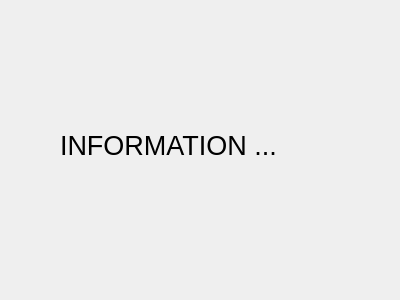
<?xml version="1.0" encoding="UTF-8"?>
<ui version="4.0">
 <class>Form</class>
 <widget class="QWidget" name="Form">
  <property name="geometry">
   <rect>
    <x>0</x>
    <y>0</y>
    <width>400</width>
    <height>300</height>
   </rect>
  </property>
  <property name="windowTitle">
   <string>Form</string>
  </property>
  <widget class="QLabel" name="label">
   <property name="geometry">
    <rect>
     <x>60</x>
     <y>40</y>
     <width>291</width>
     <height>211</height>
    </rect>
   </property>
   <property name="font">
    <font>
     <pointsize>20</pointsize>
    </font>
   </property>
   <property name="text">
    <string>INFORMATION ... </string>
   </property>
  </widget>
 </widget>
 <resources/>
 <connections/>
</ui>
